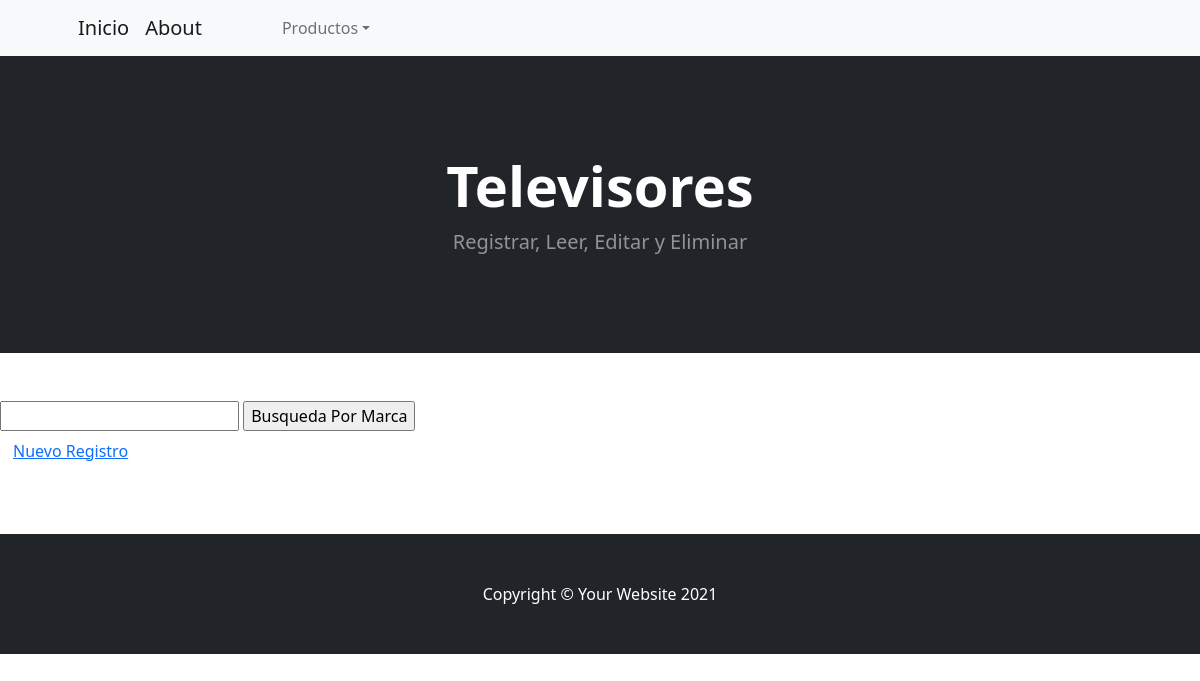
/AppTecno/leerTelevisores, run on an earlier commit of the app's database.
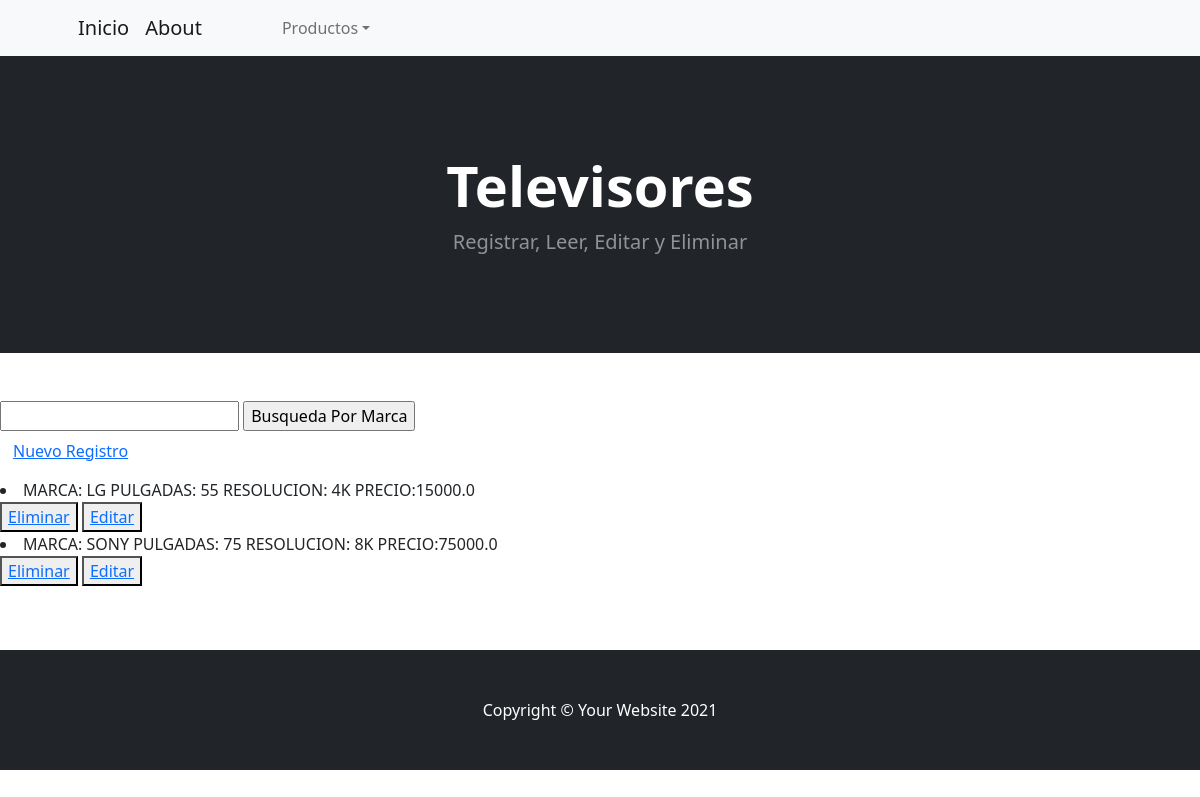
And on a later commit of the database.
### AppTecno/models.py (models this page shows)
class Televisores(models.Model):
    marca = models.CharField(max_length=10)
    pulgadas = models.IntegerField()
    resolusion = models.CharField(max_length=10)
    precio = models.FloatField()
    def __str__(self):
        return f"MARCA: {self.marca} PULGADAS: {self.pulgadas} RESOLUCION: {self.resolusion} PRECIO:{self.precio}"

### AppTecno/views.py (the view)
# urls.py: path('leerTelevisores',views.leerTelevisores,name="LeerTelevisores"),
def leerTelevisores (request):
    televisores = Televisores.objects.all()
    contexto = {"televisores":televisores}
    return render (request, "AppTecno/leerTelevisores.html", contexto)

### AppTecno/templates/AppTecno/leerTelevisores.html (shortened to what this page needs)
{%extends "AppInicio/base.html"%}
{%load static%}
{%block dep%}
<a class="navbar-brand" href="#!">About</a>
{%endblock%}
{%block head%}
<h1 class="display-4 fw-bolder">Televisores</h1>
<p class="lead fw-normal text-white-50 mb-0">Registrar, Leer, Editar y Eliminar</p>
{%endblock%}
{%block contenido%}
    <form action="/AppTecno/buscarTelevisor/" method="GET">
        <input type="text" name="marca" id="marca">
        <input type="submit" value="Busqueda Por Marca">
    </form>
    <h3>
        <button type="button" class="btn btn-link">
        <a href="{% url 'TelevisoresRegistro' %}">Nuevo Registro</a>
        </button>
    </h3>
    {% for l in televisores %}
        <li>{{l}}</li>
        <button>
            <a href="{% url 'EliminarTelevisor' l.id %}">Eliminar</a>
        </button>
        <button>
            <a href="{% url 'EditTel' l.id %}">Editar</a>
        </button>
    {% endfor %}
{%endblock%}

What changed in the data, as far as the page shows it:
added Televisores: marca+pulgadas+resolusion "MARCA: LG PULGADAS: 55 RESOLUCION: 4K PRECIO:15000.0"
added Televisores: marca+pulgadas+resolusion "MARCA: SONY PULGADAS: 75 RESOLUCION: 8K PRECIO:75000.0"
